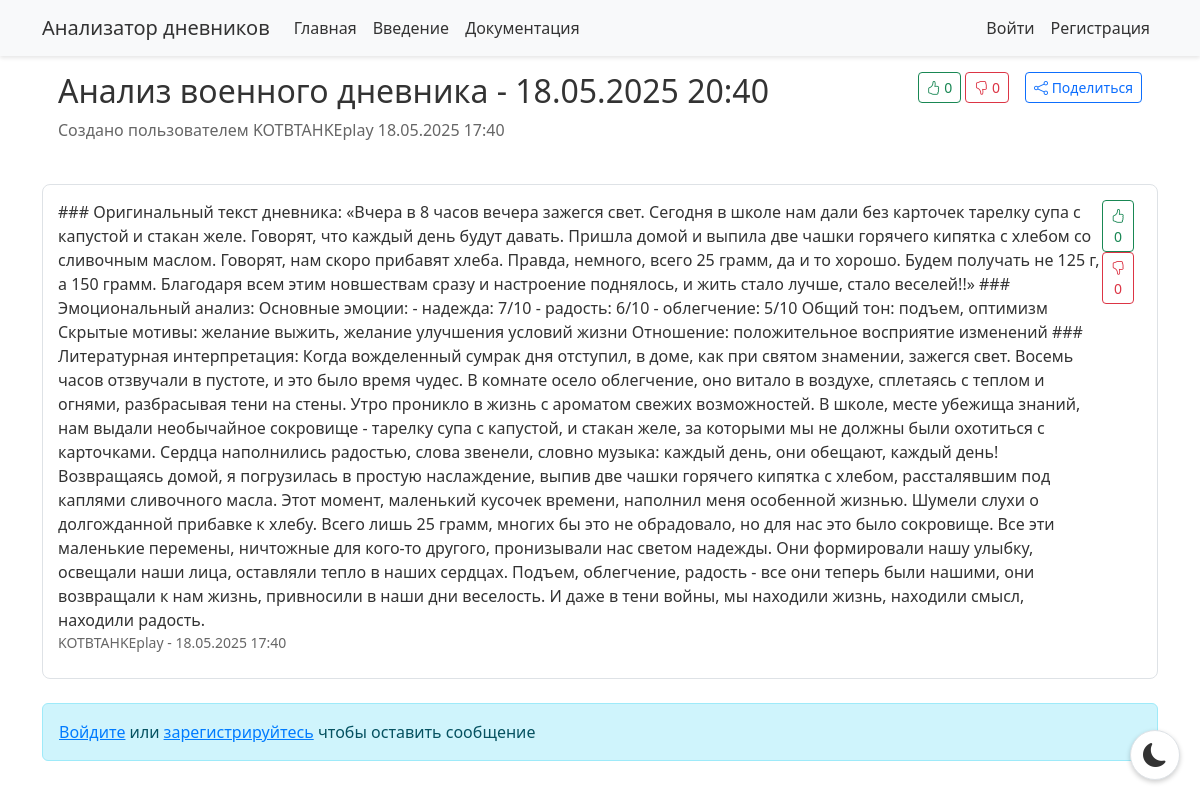
Screenshot of /topic/4 with the database file from the repository.
### forum.py (models this page shows, shortened)
class Topic(db.Model):
    id = db.Column(db.Integer, primary_key=True)
    title = db.Column(db.String(200), nullable=False)
    user_id = db.Column(db.Integer, db.ForeignKey('user.id'), nullable=False)
    created_at = db.Column(db.DateTime, default=datetime.utcnow)
    votes_up = db.Column(db.Integer, default=0)
    votes_down = db.Column(db.Integer, default=0)
    messages = db.relationship('Message', backref='topic', lazy=True, cascade='all, delete-orphan')
    votes = db.relationship('TopicVote', backref='topic', lazy=True, cascade='all, delete-orphan')
    def get_vote_from_user(self, user):
        if not user.is_authenticated:
            return 0
        vote = TopicVote.query.filter_by(topic_id=self.id, user_id=user.id).first()
        return vote.vote_type if vote else 0

class User(UserMixin, db.Model):
    id = db.Column(db.Integer, primary_key=True)
    username = db.Column(db.String(80), unique=True, nullable=False)
    password_hash = db.Column(db.String(120), nullable=False)
    created_at = db.Column(db.DateTime, default=datetime.utcnow)
    topics = db.relationship('Topic', backref='author', lazy=True)
    messages = db.relationship('Message', backref='author', lazy=True)
    topic_votes = db.relationship('TopicVote', backref='user', lazy=True)
    message_votes = db.relationship('MessageVote', backref='user', lazy=True)

class Message(db.Model):
    id = db.Column(db.Integer, primary_key=True)
    content = db.Column(db.Text, nullable=False)
    created_at = db.Column(db.DateTime, default=datetime.utcnow)
    topic_id = db.Column(db.Integer, db.ForeignKey('topic.id'), nullable=False)
    user_id = db.Column(db.Integer, db.ForeignKey('user.id'), nullable=False)
    votes_up = db.Column(db.Integer, default=0)
    votes_down = db.Column(db.Integer, default=0)
    votes = db.relationship('MessageVote', backref='message', lazy=True, cascade='all, delete-orphan')
    def get_vote_from_user(self, user):
        if not user.is_authenticated:
            return 0
        vote = MessageVote.query.filter_by(message_id=self.id, user_id=user.id).first()
        return vote.vote_type if vote else 0

### app.py (the view)
@app.route('/topic/<int:topic_id>')
def view_topic(topic_id):
    topic = Topic.query.get_or_404(topic_id)
    messages = Message.query.filter_by(topic_id=topic_id).order_by(Message.created_at).all()
    return render_template('topic.html', topic=topic, messages=messages)

### templates/topic.html (shortened to what this page needs)
{% extends "base.html" %}
{% block content %}
<div class="forum-topic">
    <div class="d-flex justify-content-between align-items-start">
        <div>
            <h2>{{ topic.title }}</h2>
            <p class="text-muted">
                Создано пользователем {{ topic.author.username }}
                {{ topic.created_at.strftime('%d.%m.%Y %H:%M') }}
            </p>
        </div>
        <div class="d-flex align-items-center">
            <div class="vote-buttons me-3" data-id="{{ topic.id }}" data-type="topic">
                <button class="btn btn-sm btn-outline-success vote-btn" data-vote="1"
                        {% if topic.get_vote_from_user(current_user) == 1 %}disabled{% endif %}>
                    <i class="bi bi-hand-thumbs-up"></i>
                    <span class="votes-up">{{ topic.votes_up }}</span>
                </button>
                <button class="btn btn-sm btn-outline-danger vote-btn" data-vote="-1"
                        {% if topic.get_vote_from_user(current_user) == -1 %}disabled{% endif %}>
                    <i class="bi bi-hand-thumbs-down"></i>
                    <span class="votes-down">{{ topic.votes_down }}</span>
                </button>
            </div>
            <div class="share-button">
                <button class="btn btn-sm btn-outline-primary" onclick="shareUrl()">
                    <i class="bi bi-share"></i> Поделиться
                </button>
            </div>
        </div>
    </div>
</div>
<div class="messages">
    {% for message in messages %}
    <div class="message">
        <div class="d-flex justify-content-between align-items-start">
            <div class="message-content flex-grow-1">{{ message.content }}</div>
            <div class="d-flex align-items-center">
                <div class="vote-buttons me-2" data-id="{{ message.id }}" data-type="message">
                    <button class="btn btn-sm btn-outline-success vote-btn" data-vote="1"
                            {% if message.get_vote_from_user(current_user) == 1 %}disabled{% endif %}>
                        <i class="bi bi-hand-thumbs-up"></i>
                        <span class="votes-up">{{ message.votes_up }}</span>
                    </button>
                    <button class="btn btn-sm btn-outline-danger vote-btn" data-vote="-1"
                            {% if message.get_vote_from_user(current_user) == -1 %}disabled{% endif %}>
                        <i class="bi bi-hand-thumbs-down"></i>
                        <span class="votes-down">{{ message.votes_down }}</span>
                    </button>
                </div>
            </div>
        </div>
        <div class="message-meta">
            {{ message.author.username }} -
            {{ message.created_at.strftime('%d.%m.%Y %H:%M') }}
        </div>
    </div>
    {% endfor %}
</div>
{% if current_user.is_authenticated %}
<div class="reply-form mt-4">
    <h4>Ответить</h4>
    <form method="POST" action="{{ url_for('reply', topic_id=topic.id) }}">
        <div class="mb-3">
            <textarea class="form-control" name="content" rows="3" required></textarea>
        </div>
        <button type="submit" class="btn btn-primary">Отправить</button>
    </form>
</div>
{% else %}
<div class="alert alert-info mt-4">
    <a href="{{ url_for('login') }}">Войдите</a> или
    <a href="{{ url_for('register') }}">зарегистрируйтесь</a>
    чтобы оставить сообщение
</div>
{% endif %}
{% endblock %}

### static/css/styles.css (style rules this page uses)
:root { --bg-primary: #ffffff; --bg-secondary: #f8f9fa; --text-primary: #333333; --text-secondary: #666666; --border-color: #dee2e6; --card-bg: #ffffff; --navbar-bg: #f8f9fa; --input-bg: #ffffff; --modal-bg: #ffffff; }
body { background-color: var(--bg-primary); color: var(--text-primary); transition: background-color 0.3s ease, color 0.3s ease; }
.text-muted { color: var(--text-secondary) !important; }
a { color: #007bff; }
.forum-topic { transition: all 0.3s ease; border: 1px solid transparent; border-radius: 8px; padding: 15px; margin-bottom: 10px; }
.message { border: 1px solid var(--border-color); border-radius: 8px; padding: 15px; margin-bottom: 15px; background-color: var(--card-bg); }
.message-meta { font-size: 0.875rem; color: var(--text-secondary); margin-bottom: 10px; }

### rows the page displays
Topic: title "Анализ военного дневника - 18.05.2025 20:40", created_at "18.05.2025 17:40", votes_up "0", votes_down "0"
User: author.username "KOTBTAHKEplay"
Message: content "### Оригинальный текст дневника: «Вчера в 8 часов вечера зажегся свет. Сегодня в школе нам дали без карточек тарелку супа с капустой и стакан желе. Говорят, что каждый день будут давать. Пришла домой и выпила две чашки горячего кипятка с хлебом со сливочным маслом. Говорят, нам скоро прибавят хлеба. Правда, немного, всего 25 грамм, да и то хорошо. Будем получать не 125 г, а 150 грамм. Благодаря всем этим новшествам сразу и настроение поднялось, и жить стало лучше, стало веселей!!» ### Эмоциональный анализ: Основные эмоции: - надежда: 7/10 - радость: 6/10 - облегчение: 5/10 Общий тон: подъем, оптимизм Скрытые мотивы: желание выжить, желание улучшения условий жизни Отношение: положительное…", votes_up "0", votes_down "0", author.username "KOTBTAHKEplay", created_at "18.05.2025 17:40"
